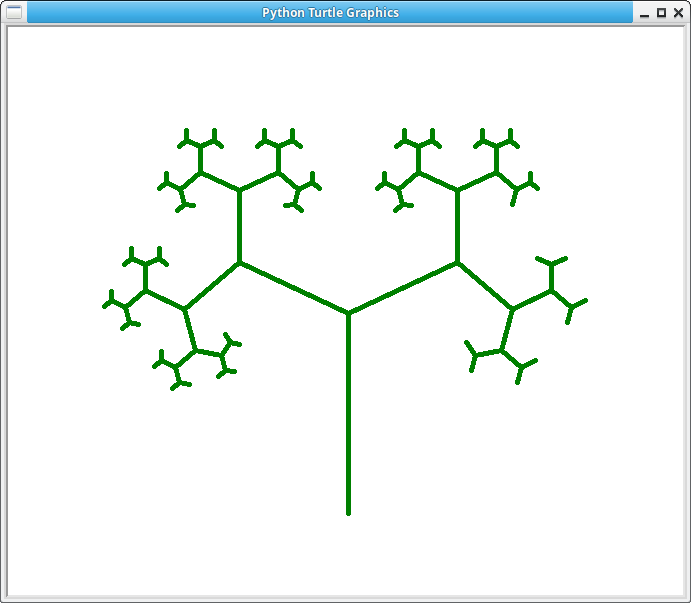

Write Python code to recreate this figure.
from turtle import Turtle, mainloop

def tree(plist, l, a, f):
    """ plist is list of pens
    l is length of branch
    a is half of the angle between 2 branches
    f is factor by which branch is shortened
    from level to level."""

    if l > 5: 
        lst = []
        for p in plist:
            p.forward(l)
            q = p.clone()
            p.left(a)
            q.right(a)
            lst.append(p)
            lst.append(q)
        tree(lst, l*f, a, f)
     
    

def main():
    p = Turtle()
    p.color("green")
    p.pensize(5)
    
    #p.hideturtle() 
    p.speed(100)
    p.left(90)
    p.penup()
    p.goto(0,-200)
    p.pendown()
    
    t = tree([p], 200, 65, 0.6)

main()
